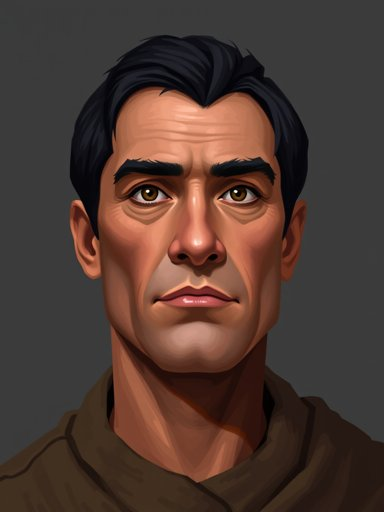
#> input picture proceso/41-afinado-incas/img/c01_m_sin.jpg, 384 x 512 px
$ python recolorear.py ../proceso/41-afinado-incas/img/c01_m_sin.jpg
#> lines starting #> are read from the running program, lines starting #| are printed output that depends on the picture; after the words box and inside, x2 and y2 are one past the last pixel; in counts of white or black regions, pixels touching at a corner belong together
#> in main, im is the input picture: PIL image 384x512 RGB; mean R, G, B 78.1, 57.6, 50
#!/usr/bin/env python3
"""Recolorea la «zona del equipo» (ropa en rojo saturado plano) de una imagen de unidad.

La máscara se arma por tono (HSV): rojo con saturación alta, que no toque la piel
(la piel es naranja, tono ~15-35°, y menos saturada). Se guarda como <imagen>_mascara.png
(blanco = color del jugador, con bordes suaves) para que el juego recoloree.

Uso (con el python de ComfyUI, que trae Pillow y numpy):
    python3 tools/recolorear.py imagen.png [--colores azul verde amarillo] [--hoja salida.jpg]

--hoja arma la comprobación: original | gris | un recoloreo por cada color.
"""
import argparse
import numpy as np
from PIL import Image, ImageFilter

# Tono objetivo en grados (HSV) de cada color de jugador.
COLORES = {"azul": 220, "verde": 120, "amarillo": 50, "violeta": 280, "rojo": 0, "cian": 185}


def mascara(im, tono_max=12, sat_min=0.45, val_min=0.12, area_min=0.004):
#> called with tono_max = 12, sat_min = 0.45, val_min = 0.12, area_min = 0.004
    hsv = np.asarray(im.convert("HSV")).astype(np.float32) / 255.0
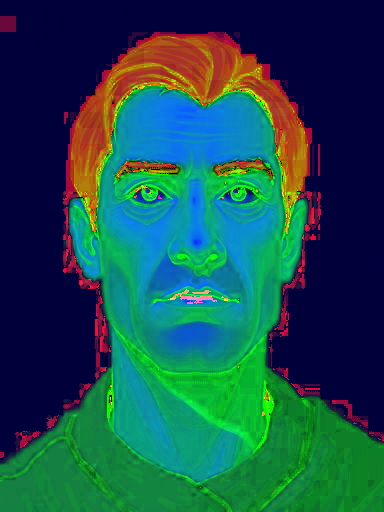
#> hsv: shape (512, 384, 3) float32; mean R, G, B 0.0952, 0.306, 0.308
    h, s, v = hsv[..., 0] * 360, hsv[..., 1], hsv[..., 2]
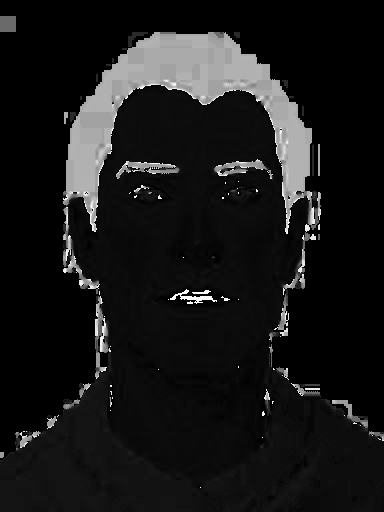
#> h: shape (512, 384) float32; min 0, max 358.6, mean 34.3; drawn with min black and max white
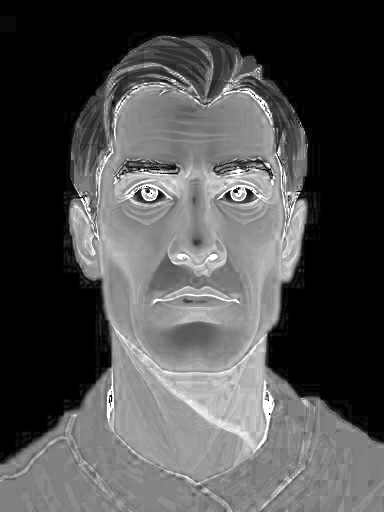
#> s: shape (512, 384) float32; min 0, max 1, mean 0.306
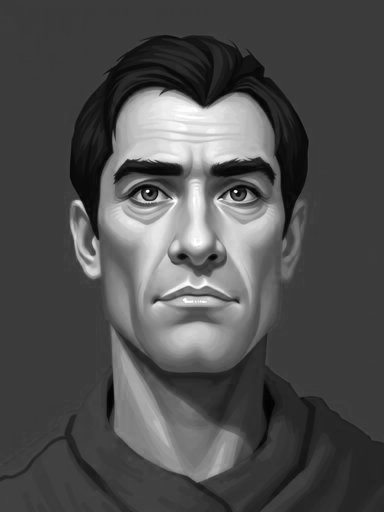
#> v: shape (512, 384) float32; min 0, max 1, mean 0.308
    rojo = ((h <= tono_max) | (h >= 360 - tono_max * 1.5)) & (s >= sat_min) & (v >= val_min)
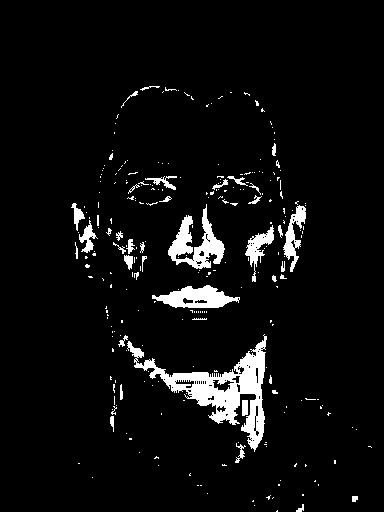
#> rojo: shape (512, 384) bool; 5.4% white; 265 white regions (225 under 20 px), largest, box (x1, y1, x2, y2) and area: (127, 334, 267, 452) 4220, (168, 204, 225, 269) 1511, (152, 285, 240, 308) 1157
    # Solo las manchas grandes: labios, orejas y yemas de los dedos quedan afuera.
    from scipy import ndimage
    etiquetas, n = ndimage.label(rojo)
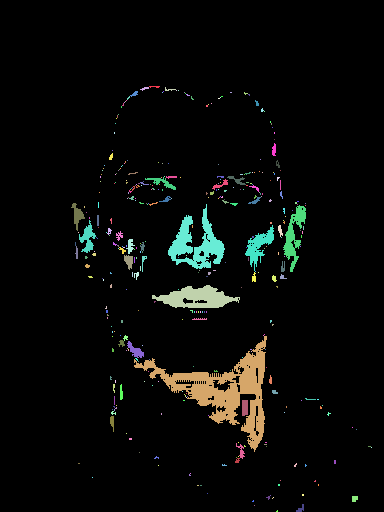
#> etiquetas: shape (512, 384) int32; 380 distinct labels, from 0 to 379; one colour per label, 0 black
#> n = 379
    if n:
        tam = ndimage.sum(rojo, etiquetas, range(1, n + 1))
#> tam = 379 values, max 4065 at index 281, min 1 at index 3, mean 28.22
        grandes = np.isin(etiquetas, 1 + np.flatnonzero(tam >= area_min * rojo.size))
#> grandes: shape (512, 384) bool; 3.4% white; 3 white regions, box (x1, y1, x2, y2) and area: (134, 336, 267, 452) 4065, (168, 204, 225, 269) 1511, (152, 285, 240, 308) 1157
        rojo = ndimage.binary_closing(grandes, iterations=2)
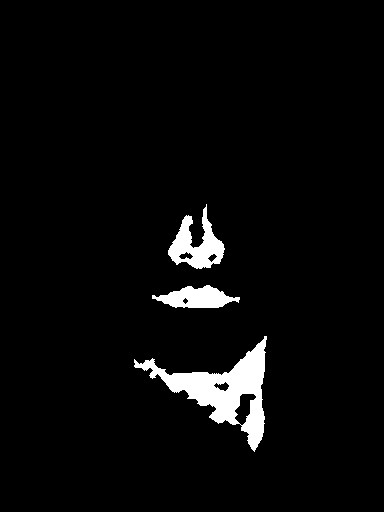
#> rojo: shape (512, 384) bool; 3.8% white; 3 white regions, box (x1, y1, x2, y2) and area: (134, 336, 267, 452) 4626, (168, 204, 225, 269) 1661, (152, 285, 240, 308) 1220
    m = Image.fromarray((rojo * 255).astype(np.uint8))
    return m.filter(ImageFilter.GaussianBlur(1.2))


def recolorear(im, m, tono):
    hsv = np.asarray(im.convert("HSV")).astype(np.float32)
    nuevo = hsv.copy()
    nuevo[..., 0] = tono / 360 * 255
    if tono in (50,):  # el amarillo necesita más valor para no verse oliva
        nuevo[..., 2] = np.clip(nuevo[..., 2] * 1.25 + 20, 0, 255)
    rec = Image.fromarray(nuevo.astype(np.uint8), "HSV").convert("RGB")
    return Image.composite(rec, im.convert("RGB"), m)


def main():
    p = argparse.ArgumentParser(description=__doc__, formatter_class=argparse.RawDescriptionHelpFormatter)
    p.add_argument("imagen")
    p.add_argument("--colores", nargs="*", default=["azul", "verde"])
    p.add_argument("--hoja", default=None)
    p.add_argument("--sin-mascara", action="store_true", help="no guardar _mascara.png")
    a = p.parse_args()
    im = Image.open(a.imagen).convert("RGB")
    m = mascara(im)
    if not a.sin_mascara:
        m.save(a.imagen.rsplit(".", 1)[0] + "_mascara.png")
    cobertura = np.asarray(m).mean() / 255
#> cobertura = 0.0382
    print(f"{a.imagen}: zona del equipo {cobertura:.1%} de la imagen")
#| ../proceso/41-afinado-incas/img/c01_m_sin.jpg: zona del equipo 3.8% de la imagen
    if a.hoja:
        piezas = [im, im.convert("L").convert("RGB")] + [recolorear(im, m, COLORES[c]) for c in a.colores]
        w, h = im.size
        hoja = Image.new("RGB", (w * len(piezas), h))
        for i, x in enumerate(piezas):
            hoja.paste(x, (i * w, 0))
        hoja.thumbnail((256 * len(piezas), 512))
        hoja.save(a.hoja, quality=85)


if __name__ == "__main__":
    main()

$ run again, on proceso/41-afinado-incas/img/c04_m3.jpg
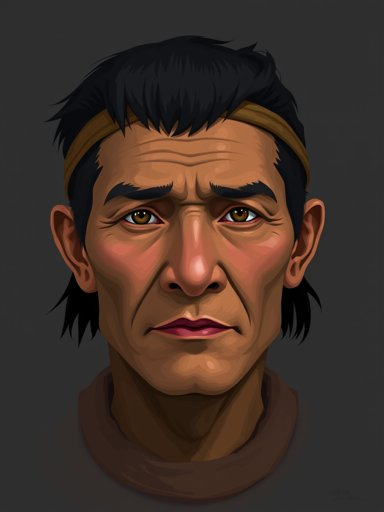
#> input picture proceso/41-afinado-incas/img/c04_m3.jpg, 384 x 512 px
#> in main, im is the input picture: PIL image 384x512 RGB; mean R, G, B 64.3, 48.6, 40.5
#> in mascara, `etiquetas, n = ndimage.label(rojo)`:
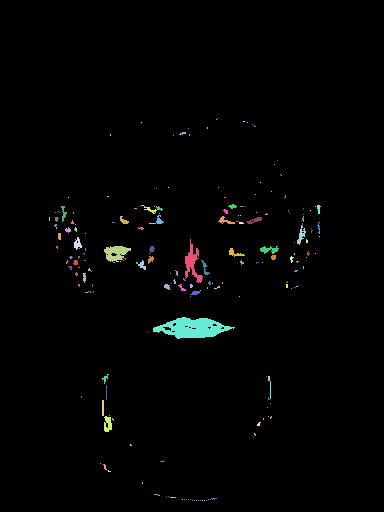
#> etiquetas: shape (512, 384) int32; 211 distinct labels, from 0 to 210; one colour per label, 0 black
#> n = 210
#> tam = 210 values, max 1046 at index 162, min 1 at index 0, mean 15.68
#> in mascara, `grandes = np.isin(etiquetas, 1 + np.flatnonzero(tam >= area_min * rojo..`:
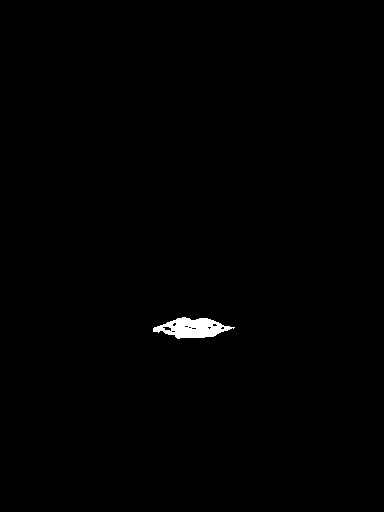
#> grandes: shape (512, 384) bool; 0.53% white; 1 white region, box (x1, y1, x2, y2) and area: (153, 317, 235, 339) 1046
#> m: PIL image 384x512 L; 0.56% white; 1 white region, box (x1, y1, x2, y2) and area: (153, 317, 235, 339) 1101
#> cobertura = 0.0056
#| ../proceso/41-afinado-incas/img/c04_m3.jpg: zona del equipo 0.6% de la imagen

$ run again, on proceso/41-afinado-incas/img/c05_f11.jpg
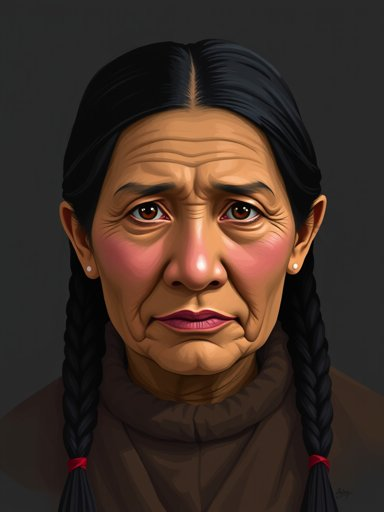
#> input picture proceso/41-afinado-incas/img/c05_f11.jpg, 384 x 512 px
#> in main, im is the input picture: PIL image 384x512 RGB; mean R, G, B 62.7, 46.3, 37.7
#> in mascara, `etiquetas, n = ndimage.label(rojo)`:
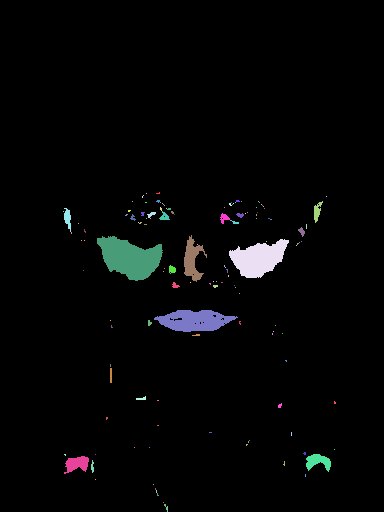
#> etiquetas: shape (512, 384) int32; 136 distinct labels, from 0 to 135; one colour per label, 0 black
#> n = 135
#> tam = 135 values, max 1855 at index 63, min 1 at index 1, mean 47.79
#> in mascara, `grandes = np.isin(etiquetas, 1 + np.flatnonzero(tam >= area_min * rojo..`:
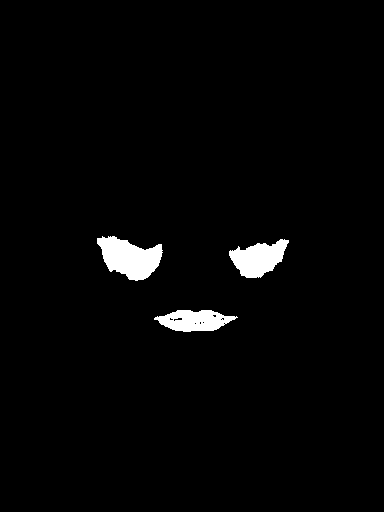
#> grandes: shape (512, 384) bool; 2.3% white; 3 white regions, box (x1, y1, x2, y2) and area: (97, 236, 163, 281) 1855, (229, 239, 289, 278) 1419, (154, 310, 238, 332) 1215
#> m: PIL image 384x512 L; 2.3% white; 3 white regions, box (x1, y1, x2, y2) and area: (97, 236, 163, 281) 1862, (229, 239, 289, 278) 1430, (154, 310, 238, 332) 1248
#> cobertura = 0.0231
#| ../proceso/41-afinado-incas/img/c05_f11.jpg: zona del equipo 2.3% de la imagen
